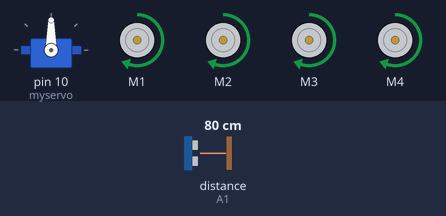
Bench run of a sketch on a simulated Arduino Uno, built with avr-gcc and run on an emulated ATmega328P. On the bench: servo, 4 × DC motor (green arrow = forward, orange = backward, longer = faster). Inputs (shaded band) come from the test bench; at power-on: distance to the obstacle (sensor on A1) 80 cm. The echo pulse lasts 58.3 µs per cm.

Above: at 2.2 s.
2.3 s: distance to the obstacle (sensor on A1) set to 32 cm
5.8 s: distance to the obstacle (sensor on A1) set to 26 cm
At 7.1 s:
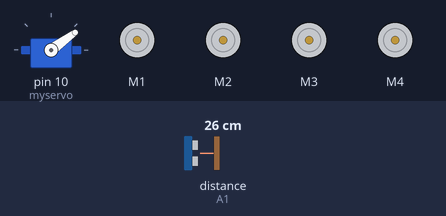
9.3 s: distance to the obstacle (sensor on A1) set to 35 cm
At 10.2 s:
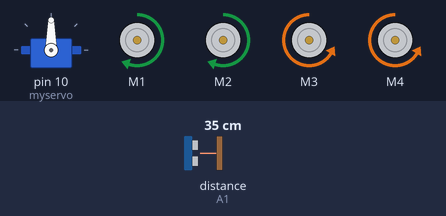
12.8 s: distance to the obstacle (sensor on A1) set to 2 cm
At 15.5 s:
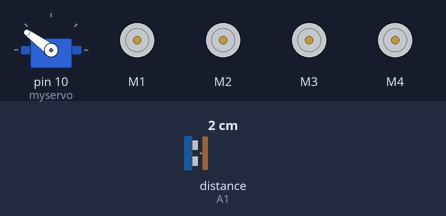
Timing chart, 0 to 17.3 s (numbered marks = the images above; inputs shaded):
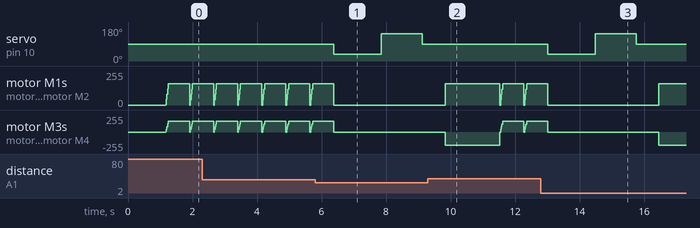

The sketch:

Final_DRLCR.ino
```cpp
#include <AFMotor.h>      //add Adafruit Motor Shield library
#include <Servo.h>        //add Servo Motor library
#include <NewPing.h>      //add Ultrasonic sensor library

#define TRIG_PIN A0 // Pin A0 on the Motor Drive Shield soldered to the ultrasonic sensor
#define ECHO_PIN A1 // Pin A1 on the Motor Drive Shield soldered to the ultrasonic sensor
#define MAX_DISTANCE 200 // sets maximum useable sensor measuring distance to 300cm
#define MAX_SPEED 160 // sets speed of DC traction motors to 150/250 or about 70% of full speed - to get power drain down.
#define MAX_SPEED_OFFSET 40 // this sets offset to allow for differences between the two DC traction motors
#define COLL_DIST 30 // sets distance at which robot stops and reverses to 30cm
#define TURN_DIST COLL_DIST + 30 // sets distance at which robot veers away from object
NewPing sonar(TRIG_PIN, ECHO_PIN, MAX_DISTANCE); // sets up sensor library to use the correct pins to measure distance.

AF_DCMotor leftMotor1(1, MOTOR12_1KHZ); // create motor #1 using M1 output on Motor Drive Shield, set to 1kHz PWM frequency
AF_DCMotor leftMotor2(2, MOTOR12_1KHZ); // create motor #2, using M2 output, set to 1kHz PWM frequency
AF_DCMotor rightMotor1(3, MOTOR34_1KHZ);// create motor #3, using M3 output, set to 1kHz PWM frequency
AF_DCMotor rightMotor2(4, MOTOR34_1KHZ);// create motor #4, using M4 output, set to 1kHz PWM frequency
Servo myservo;  // create servo object to control a servo

int leftDistance, rightDistance; //distances on either side
int curDist = 0;
String motorSet = "";
int speedSet = 0;

//-------------------------------------------- SETUP LOOP ----------------------------------------------------------------------------
void setup() {
  myservo.attach(10);  // attaches the servo on pin 10 (SERVO_1 on the Motor Drive Shield to the servo object
  myservo.write(90); // tells the servo to position at 90-degrees ie. facing forward.
  delay(1000); // delay for one seconds
 }
//------------------------------------------------------------------------------------------------------------------------------------

//---------------------------------------------MAIN LOOP ------------------------------------------------------------------------------
void loop() {
  myservo.write(90);  // move eyes forward
  delay(90);
  curDist = readPing();   // read distance
  if (curDist < COLL_DIST) {changePath();}  // if forward is blocked change direction
  moveForward();  // move forward
  delay(500);
 }
//-------------------------------------------------------------------------------------------------------------------------------------

void changePath() {
  moveStop();   // stop forward movement
  myservo.write(36);  // check distance to the right
    delay(700);
    rightDistance = readPing(); //set right distance
    delay(700);
    myservo.write(144);  // check distace to the left
    delay(700);
    leftDistance = readPing(); //set left distance
    delay(500);
    myservo.write(90); //return to center
    delay(700);
    compareDistance();
  }


void compareDistance()   // find the longest distance
{
  if (leftDistance>rightDistance) //if left is less obstructed
  {
    turnLeft();
  }
  else if (rightDistance>leftDistance) //if right is less obstructed
  {
    turnRight();
  }
   else //if they are equally obstructed
  {
    turnAround();
  }
}


//-------------------------------------------------------------------------------------------------------------------------------------

int readPing() { // read the ultrasonic sensor distance
  delay(70);
  unsigned int uS = sonar.ping();
  int cm = uS/US_ROUNDTRIP_CM;
  return cm;
}
//-------------------------------------------------------------------------------------------------------------------------------------
void moveStop() {leftMotor1.run(RELEASE); leftMotor2.run(RELEASE); rightMotor1.run(RELEASE); rightMotor2.run(RELEASE);}  // stop the motors.
//-------------------------------------------------------------------------------------------------------------------------------------
void moveForward() {
    motorSet = "FORWARD";
    leftMotor1.run(FORWARD);      // turn it on going forward
    leftMotor2.run(FORWARD);      // turn it on going forward
    rightMotor1.run(FORWARD);     // turn it on going forward
    rightMotor2.run(FORWARD);     // turn it on going forward
  for (speedSet = 0; speedSet < MAX_SPEED; speedSet +=2) // slowly bring the speed up to avoid loading down the batteries too quickly
  {
    leftMotor1.setSpeed(speedSet);
    leftMotor2.setSpeed(speedSet);
    rightMotor1.setSpeed(speedSet);
    rightMotor2.setSpeed(speedSet);
    delay(1);
  }
}
//-------------------------------------------------------------------------------------------------------------------------------------
void moveBackward() {
    motorSet = "BACKWARD";
    leftMotor1.run(BACKWARD);     // turn it on going backward
    leftMotor2.run(BACKWARD);     // turn it on going backward
    rightMotor1.run(BACKWARD);    // turn it on going backward
    rightMotor2.run(BACKWARD);    // turn it on going backward
  for (speedSet = 0; speedSet < MAX_SPEED; speedSet +=2) // slowly bring the speed up to avoid loading down the batteries too quickly
  {
    leftMotor1.setSpeed(speedSet);
    leftMotor2.setSpeed(speedSet);
    rightMotor1.setSpeed(speedSet);
    rightMotor2.setSpeed(speedSet);
    delay(1);
  }
}
//-------------------------------------------------------------------------------------------------------------------------------------
void turnRight() {
  motorSet = "RIGHT";
  leftMotor1.run(FORWARD);      // turn motor 1 forward
  leftMotor2.run(FORWARD);      // turn motor 2 forward
  rightMotor1.run(BACKWARD);    // turn motor 3 backward
  rightMotor2.run(BACKWARD);    // turn motor 4 backward
  rightMotor1.setSpeed(speedSet+MAX_SPEED_OFFSET);
  rightMotor2.setSpeed(speedSet+MAX_SPEED_OFFSET);
  delay(1500); // run motors this way for 1500
  motorSet = "FORWARD";
  leftMotor1.run(FORWARD);      // set both motors back to forward
  leftMotor2.run(FORWARD);
  rightMotor1.run(FORWARD);
  rightMotor2.run(FORWARD);
}
//-------------------------------------------------------------------------------------------------------------------------------------
void turnLeft() {
  motorSet = "LEFT";
  leftMotor1.run(BACKWARD);      // turn motor 1 backward
  leftMotor2.run(BACKWARD);      // turn motor 2 backward
  leftMotor1.setSpeed(speedSet+MAX_SPEED_OFFSET);
  leftMotor2.setSpeed(speedSet+MAX_SPEED_OFFSET);
  rightMotor1.run(FORWARD);     // turn motor 3 forward
  rightMotor2.run(FORWARD);     // turn motor 4 forward
  delay(1500); // run motors this way for 1500
  motorSet = "FORWARD";
  leftMotor1.run(FORWARD);      // turn it on going forward
  leftMotor2.run(FORWARD);      // turn it on going forward
  rightMotor1.run(FORWARD);     // turn it on going forward
  rightMotor2.run(FORWARD);     // turn it on going forward
}
//-------------------------------------------------------------------------------------------------------------------------------------
void turnAround() {
  motorSet = "RIGHT";
  leftMotor1.run(FORWARD);      // turn motor 1 forward
  leftMotor2.run(FORWARD);      // turn motor 2 forward
  rightMotor1.run(BACKWARD);    // turn motor 3 backward
  rightMotor2.run(BACKWARD);    // turn motor 4 backward
  rightMotor1.setSpeed(speedSet+MAX_SPEED_OFFSET);
  rightMotor2.setSpeed(speedSet+MAX_SPEED_OFFSET);
  delay(1700); // run motors this way for 1700
  motorSet = "FORWARD";
  leftMotor1.run(FORWARD);      // set both motors back to forward
  leftMotor2.run(FORWARD);
  rightMotor1.run(FORWARD);
  rightMotor2.run(FORWARD);
}
```

Measured:
- the behaviour switches between 30 and 29 cm on distance to the obstacle (sensor on A1) (found by bisection; images 0 and 1)
- after the input at 5.8 s, servo on pin 10 (myservo): 90° → 36° after 0.59 s, → 144° 1.5 s later, → 90° 1.3 s later; motor M1–4: goes on until 6.4 s, then stays stopped
- after the input at 9.3 s, servo on pin 10 (myservo): stays 90° (without the input it goes to 36° after 3.0 s)
- after the input at 12.8 s, servo on pin 10 (myservo): 90° → 36° after 0.22 s, → 144° 1.5 s later, → 90° 1.3 s later
- by itself, motor M1–4: repeats every 0.75 s: forward 40/255 0.02 s, forward 80/255 0.02 s, forward 120/255 0.02 s, forward 158/255 0.66 s, stopped 0.02 s
